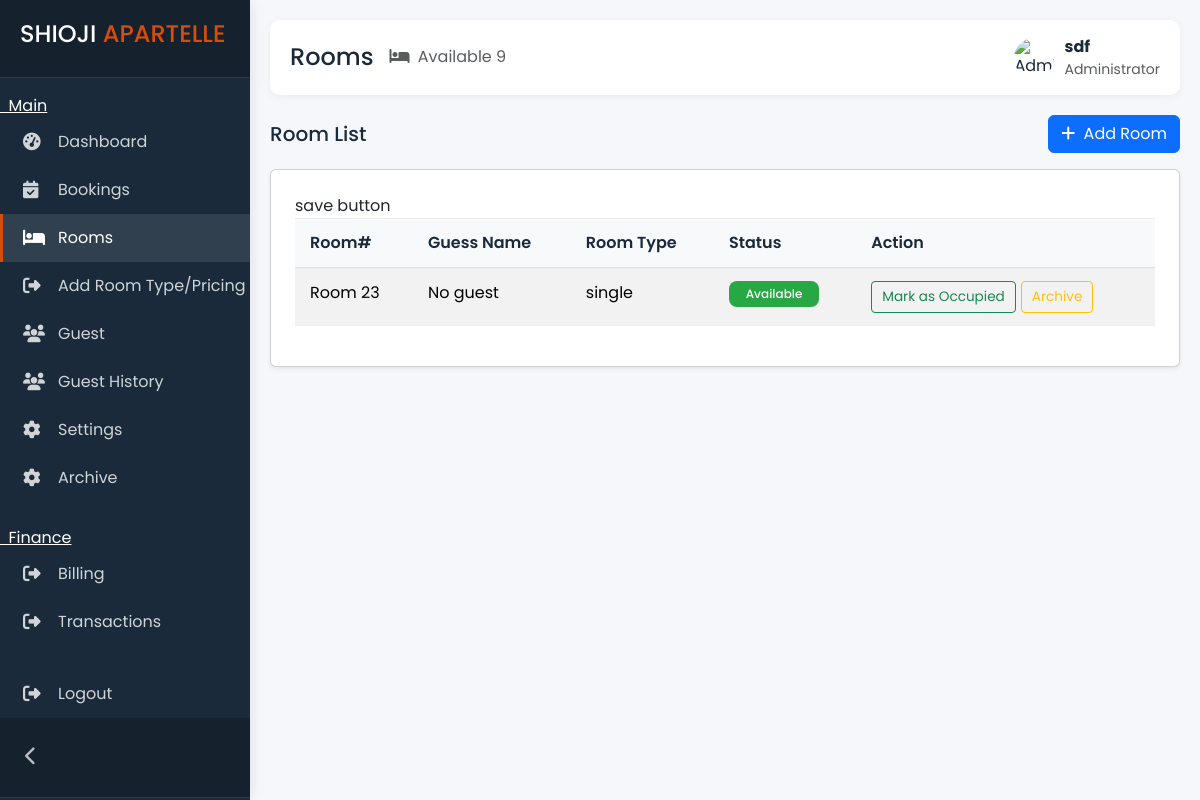
Screenshot of /admin/rooms.php (signed in) with the database file from the repository.
### tables this page shows
CREATE TABLE `rooms` (
  `room_id` int(11) NOT NULL,
  `guest_id` int(11) DEFAULT NULL,
  `room_type_id` int(10) NOT NULL,
  `status` enum('available','occupied') NOT NULL,
  `archive` enum('yes','no') NOT NULL DEFAULT 'no'
);

CREATE TABLE `room_types` (
  `room_type_id` int(11) NOT NULL,
  `type` varchar(200) NOT NULL,
  `price` double(10,2) NOT NULL DEFAULT 0.00,
  `created_at` timestamp NOT NULL DEFAULT current_timestamp(),
  `archive` enum('yes','no') NOT NULL DEFAULT 'no'
);

### admin/rooms.php (the view, shortened to what this page needs)
<!DOCTYPE html>
<html lang="en">
<?php include 'head.php'; ?>
<body>
    <?php include 'sidebar.php'; ?>
    <div class="main-content">
        <div class="topbar">
            <div class="topbar-left">
                <div class="d-flex align-items-center">
                    <h4 class="mb-0">Rooms</h4>
                    <div class="ms-3 text-muted d-none d-md-block">
                        <i class="fas fa-bed me-1"></i>
                        <span id="currentDate">Available 9</span>
                    </div>
                </div>
            </div>
            <div class="user-info">
                <img src="https://www.w3schools.com/howto/img_avatar.png" alt="Admin Avatar" class="rounded-circle" width="40" height="40">
                <div>
                    <div class="fw-bold">
                        <?php echo $_SESSION['admin_name']; ?>
                    </div>
                    <div class="text-muted small">Administrator</div>
                </div>
            </div>
        </div>
        <div class="d-flex justify-content-between align-items-center mb-3">
            <h5 class="mb-0">Room List</h5>
            <button class="btn btn-primary" data-bs-toggle="modal" data-bs-target="#addRoomModal">
                <i class="fas fa-plus me-1"></i> Add Room
            </button>
        </div>
        <div class="room-content">
            <div class="card shadow-sm p-4">
                <table id="myTable" class="table table-striped">
                    <thead>
                        <tr>
                            <th>Room#</th>
                            <th>Guess Name</th>
                            <th>Room Type</th>
                            <th>Status</th>
                            <th>Action</th>
                        </tr>
                    </thead>
                    <tbody>
                        <?php
                        include '../connect.php';
                        $sql = "SELECT rooms.room_id, rooms.status, guests.first_name, guests.last_name, room_types.type
        FROM rooms
        LEFT JOIN guests ON rooms.guest_id = guests.guest_id
        LEFT JOIN room_types ON rooms.room_type_id = room_types.room_type_id
        WHERE rooms.archive = 'no'";
                        $result = $conn->query($sql);
                        while ($row = $result->fetch_assoc()) {
                            echo "<tr>";
                            echo "<td>Room " . htmlspecialchars($row['room_id']) . "</td>";
                            $firstName = $row['first_name'] ?? '';
                            $lastName = $row['last_name'] ?? '';
                            $fullName = trim($firstName . ' ' . $lastName);
                            echo "<td>" . htmlspecialchars($fullName ?: 'No guest') . "</td>";
                            echo "<td>" . htmlspecialchars($row['type'] ?? 'N/A') . "</td>";
                            $status = $row['status'] === 'occupied' ? 'Occupied' : 'Available';
                            $badgeClass = $row['status'] === 'occupied' ? 'status-confirmed' : 'status-available';
                            echo "<td><span class='status-badge $badgeClass'>" . htmlspecialchars($status) . "</span></td>";
                            echo "<td>";
                            if ($row['status'] === 'occupied') {
                            } else {
                                echo '<button type="button"
                class="btn btn-sm btn-outline-success btn-action occupy-btn"
                data-bs-toggle="modal"
                data-bs-target="#occupyModal"
                data-room-id="' . htmlspecialchars($row['room_id']) . '">
                Mark as Occupied
          </button>';
                                echo '<form action="" method="POST" style="display:inline-block; margin-left:5px;"
            onsubmit="return confirm(\'Are you sure you want to Archive this room?\');">
            <input type="hidden" name="room_id" value="' . htmlspecialchars($row['room_id']) . '">
            <button type="submit" name="archive" class="btn btn-sm btn-outline-warning btn-action">Archive</button>
        </form>';
                            }
                            echo "</td>";
                            echo "</tr>";
                        }
                        ?>
                    </tbody>
                </table>
            </div>
        </div>
    </div>
</body>
</html>

### admin/style.css (style rules this page uses)
:root { --primary: #2a5d8a; --secondary: #e9b44c; --accent: #d74e09; --light: #f8f9fa; --dark: #1a2a3a; --gray: #6c757d; --sidebar-width: 250px; --sidebar-collapsed-width: 70px; --success: #4cc9f0; --danger: #e63946; --warning: #fca311; --border: #e0e0e0; --card-shadow: 0 4px 6px rgba(0, 0, 0, 0.05); --transition: all 0.3s ease; }
* { margin: 0; padding: 0; box-sizing: border-box; }
body { font-family: "Poppins", sans-serif; background-color: #f5f7fa; color: var(--dark); overflow-x: hidden; transition: all 0.3s; }
.main-content { margin-left: var(--sidebar-width); padding: 20px; transition: all 0.3s; min-height: 100vh; }
.topbar { display: flex; justify-content: space-between; align-items: center; padding: 15px 20px; background: white; border-radius: 10px; box-shadow: 0 2px 10px rgba(0, 0, 0, 0.05); margin-bottom: 20px; }
.topbar-left { display: flex; align-items: center; gap: 15px; }
.user-info { display: flex; align-items: center; }
.user-info img { width: 40px; height: 40px; border-radius: 50%; margin-right: 10px; object-fit: cover; }
.table { border-collapse: separate; border-spacing: 0; }
.table th { background: var(--light); padding: 12px 15px; font-weight: 600; color: var(--dark); border-top: 1px solid #eee; }
.table td { padding: 12px 15px; border-top: 1px solid #eee; }
.table tr:last-child td { border-bottom: 1px solid #eee; }
.status-badge { padding: 5px 10px; border-radius: 20px; font-size: 0.8rem; font-weight: 500; display: inline-block; width: 90px; text-align: center; }
.btn-action { padding: 5px 10px; font-size: 0.85rem; border-radius: 4px; }

### admin/rooms.php (style rules this page uses)
.status-badge { padding: 4px 8px; border-radius: 8px; font-size: 12px; color: white; }
.status-available { background-color: #28a745; }

### rows the page displays
rooms: room_id "23", fullName "No guest", room_type.type "single", status "Available"

### other values shown
$_SESSION['admin_name'] "sdf"
